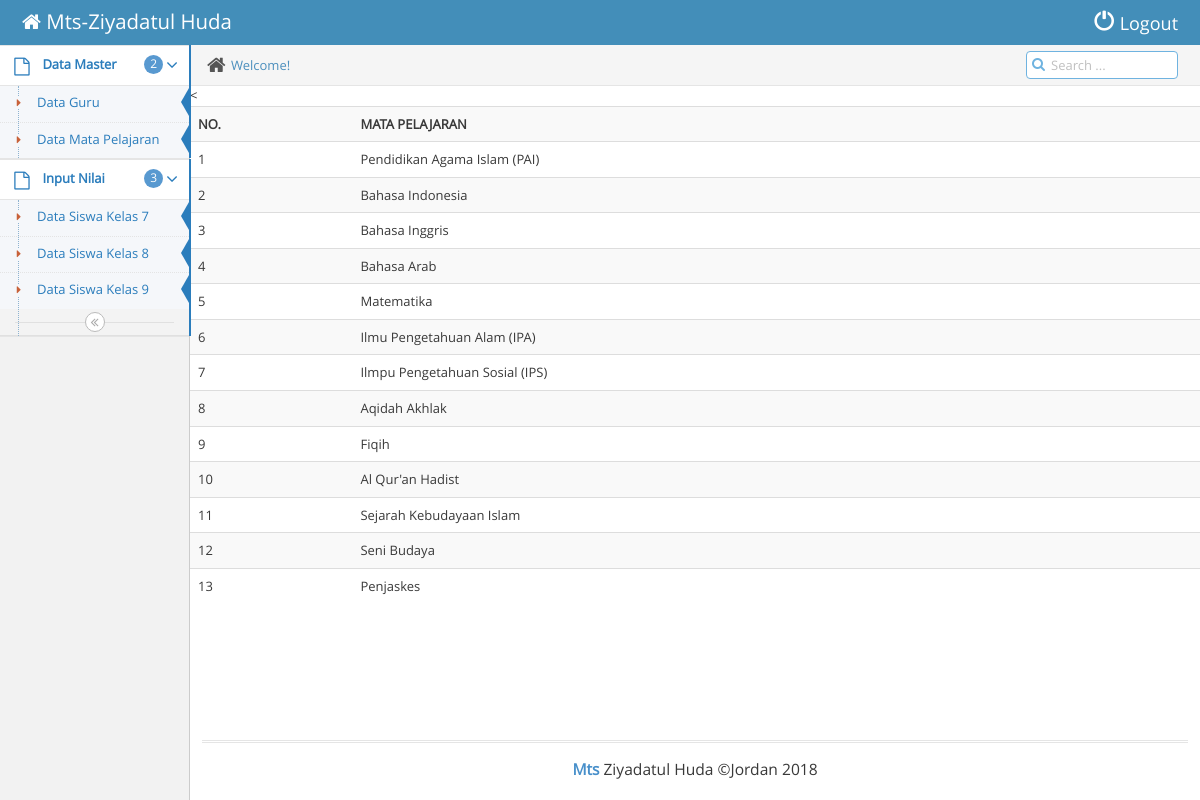
/halaman_admin.php?page=pelajaran, run on the app's committed database.
### tables this page shows
CREATE TABLE `mata_pelajaran` (
  `id` int(5) NOT NULL,
  `nama_mapel` varchar(50) NOT NULL
);

### data/pelajaran.php (the view)
<?php
 include "koneksi.php";
 ?>
 <<div class="table-responsive">
 		<table class="table table-striped table-hover">
 	<tr>
					<th>NO.</th>
					<th>MATA PELAJARAN</th>
	</tr>
	<?php $urut = (isset($_GET['urut']) ? strtolower($_GET['urut']) : NULL);  ?>
				<?php
				if($urut){
					$sql = mysqli_query($koneksi, "SELECT * FROM mata_pelajaran");
				}else{
					$sql = mysqli_query($koneksi, "SELECT * FROM mata_pelajaran");
				}
				if(mysqli_num_rows($sql) == 0){
					echo '<tr><td colspan="8">Tidak ada data.</td></tr>';
				}else{
					$no = 1;
					while($row = mysqli_fetch_assoc($sql)){
						echo '
						<tr>
							<td>'.$no.'</td>
							<td>'.$row['nama_mapel'].'</td>';
						$no++;
					}
				}
				?>
		</table>
</div>

### data on the page
mata_pelajaran: nama_mapel "Pendidikan Agama Islam (PAI)"
mata_pelajaran: nama_mapel "Bahasa Indonesia"
mata_pelajaran: nama_mapel "Bahasa Inggris"
mata_pelajaran: nama_mapel "Bahasa Arab"
mata_pelajaran: nama_mapel "Matematika"
mata_pelajaran: nama_mapel "Ilmu Pengetahuan Alam (IPA)"
mata_pelajaran: nama_mapel "Ilmpu Pengetahuan Sosial (IPS)"
mata_pelajaran: nama_mapel "Aqidah Akhlak"
mata_pelajaran: nama_mapel "Fiqih"
mata_pelajaran: nama_mapel "Al Qur'an Hadist"
mata_pelajaran: nama_mapel "Sejarah Kebudayaan Islam"
mata_pelajaran: nama_mapel "Seni Budaya"
mata_pelajaran: nama_mapel "Penjaskes"
